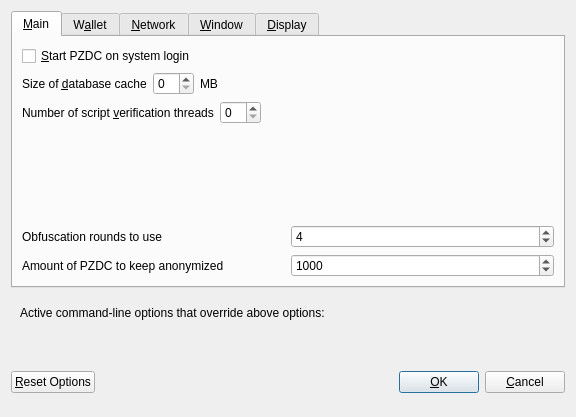
<?xml version="1.0" encoding="UTF-8"?>
<ui version="4.0">
 <class>OptionsDialog</class>
 <widget class="QDialog" name="OptionsDialog">
  <property name="geometry">
   <rect>
    <x>0</x>
    <y>0</y>
    <width>576</width>
    <height>417</height>
   </rect>
  </property>
  <property name="windowTitle">
   <string>Options</string>
  </property>
  <property name="modal">
   <bool>true</bool>
  </property>
  <layout class="QVBoxLayout" name="verticalLayout">
   <item>
    <widget class="QTabWidget" name="tabWidget">
     <property name="currentIndex">
      <number>0</number>
     </property>
     <widget class="QWidget" name="tabMain">
      <attribute name="title">
       <string>&amp;Main</string>
      </attribute>
      <layout class="QVBoxLayout" name="verticalLayout_Main">
       <item>
        <widget class="QCheckBox" name="bitcoinAtStartup">
         <property name="toolTip">
          <string>Automatically start PZDC after logging in to the system.</string>
         </property>
         <property name="text">
          <string>&amp;Start PZDC on system login</string>
         </property>
        </widget>
       </item>
       <item>
        <layout class="QHBoxLayout" name="horizontalLayout_2_Main">
         <item>
          <widget class="QLabel" name="databaseCacheLabel">
           <property name="text">
            <string>Size of &amp;database cache</string>
           </property>
           <property name="textFormat">
            <enum>Qt::PlainText</enum>
           </property>
           <property name="buddy">
            <cstring>databaseCache</cstring>
           </property>
          </widget>
         </item>
         <item>
          <widget class="QSpinBox" name="databaseCache"/>
         </item>
         <item>
          <widget class="QLabel" name="databaseCacheUnitLabel">
           <property name="text">
            <string>MB</string>
           </property>
           <property name="textFormat">
            <enum>Qt::PlainText</enum>
           </property>
          </widget>
         </item>
         <item>
          <spacer name="horizontalSpacer_2_Main">
           <property name="orientation">
            <enum>Qt::Horizontal</enum>
           </property>
           <property name="sizeHint" stdset="0">
            <size>
             <width>40</width>
             <height>20</height>
            </size>
           </property>
          </spacer>
         </item>
        </layout>
       </item>
       <item>
        <layout class="QHBoxLayout" name="horizontalLayout_3_Main">
         <item>
          <widget class="QLabel" name="threadsScriptVerifLabel">
           <property name="text">
            <string>Number of script &amp;verification threads</string>
           </property>
           <property name="textFormat">
            <enum>Qt::PlainText</enum>
           </property>
           <property name="buddy">
            <cstring>threadsScriptVerif</cstring>
           </property>
          </widget>
         </item>
         <item>
          <widget class="QSpinBox" name="threadsScriptVerif">
           <property name="toolTip">
            <string>(0 = auto, &lt;0 = leave that many cores free)</string>
           </property>
          </widget>
         </item>
         <item>
          <spacer name="horizontalSpacer_3_Main">
           <property name="orientation">
            <enum>Qt::Horizontal</enum>
           </property>
           <property name="sizeHint" stdset="0">
            <size>
             <width>40</width>
             <height>20</height>
            </size>
           </property>
          </spacer>
         </item>
        </layout>
       </item>
       <item>
        <spacer name="verticalSpacer_Main">
         <property name="orientation">
          <enum>Qt::Vertical</enum>
         </property>
         <property name="sizeHint" stdset="0">
          <size>
           <width>20</width>
           <height>40</height>
          </size>
         </property>
        </spacer>
       </item>
       <item>
        <layout class="QHBoxLayout" name="horizontalLayout_4_Main">
         <item>
          <widget class="QLabel" name="label">
           <property name="toolTip">
            <string>This setting determines the amount of individual masternodes that an input will be anonymized through.&lt;br/&gt;More rounds of anonymization gives a higher degree of privacy, but also costs more in fees.</string>
           </property>
           <property name="text">
            <string>Obfuscation rounds to use</string>
           </property>
          </widget>
         </item>
         <item>
          <widget class="QSpinBox" name="obfuscationRounds">
           <property name="minimum">
            <number>2</number>
           </property>
           <property name="maximum">
            <number>8</number>
           </property>
           <property name="value">
            <number>4</number>
           </property>
          </widget>
         </item>
        </layout>
       </item>
       <item>
        <layout class="QHBoxLayout" name="horizontalLayout">
         <item>
          <widget class="QLabel" name="label_2">
           <property name="toolTip">
            <string>This amount acts as a threshold to turn off Obfuscation once it's reached.</string>
           </property>
           <property name="statusTip">
            <string notr="true"/>
           </property>
           <property name="whatsThis">
            <string notr="true"/>
           </property>
           <property name="accessibleName">
            <string notr="true"/>
           </property>
           <property name="accessibleDescription">
            <string notr="true"/>
           </property>
           <property name="text">
            <string>Amount of PZDC to keep anonymized</string>
           </property>
          </widget>
         </item>
         <item>
          <widget class="QSpinBox" name="anonymizePzdc">
           <property name="minimum">
            <number>100</number>
           </property>
           <property name="maximum">
            <number>100000</number>
           </property>
           <property name="singleStep">
            <number>100</number>
           </property>
           <property name="value">
            <number>1000</number>
           </property>
          </widget>
         </item>
        </layout>
       </item>
      </layout>
     </widget>
     <widget class="QWidget" name="tabWallet">
      <attribute name="title">
       <string>W&amp;allet</string>
      </attribute>
      <layout class="QVBoxLayout" name="verticalLayout_Wallet">
       <item>
        <widget class="QGroupBox" name="groupBox">
         <property name="title">
          <string>Expert</string>
         </property>
         <layout class="QVBoxLayout" name="verticalLayout_2">
          <item>
           <widget class="QCheckBox" name="coinControlFeatures">
            <property name="toolTip">
             <string>Whether to show coin control features or not.</string>
            </property>
            <property name="text">
             <string>Enable coin &amp;control features</string>
            </property>
           </widget>
          </item>
          <item>
           <widget class="QCheckBox" name="showMasternodesTab">
            <property name="toolTip">
             <string>Show additional tab listing all your masternodes in first sub-tab&lt;br/&gt;and all masternodes on the network in second sub-tab.</string>
            </property>
            <property name="text">
             <string>Show Masternodes Tab</string>
            </property>
           </widget>
          </item>
          <item>
           <widget class="QCheckBox" name="spendZeroConfChange">
            <property name="toolTip">
             <string>If you disable the spending of unconfirmed change, the change from a transaction&lt;br/&gt;cannot be used until that transaction has at least one confirmation.&lt;br/&gt;This also affects how your balance is computed.</string>
            </property>
            <property name="text">
             <string>&amp;Spend unconfirmed change</string>
            </property>
           </widget>
          </item>
         </layout>
        </widget>
       </item>
       <item>
        <spacer name="verticalSpacer_Wallet">
         <property name="orientation">
          <enum>Qt::Vertical</enum>
         </property>
         <property name="sizeHint" stdset="0">
          <size>
           <width>20</width>
           <height>40</height>
          </size>
         </property>
        </spacer>
       </item>
      </layout>
     </widget>
     <widget class="QWidget" name="tabNetwork">
      <attribute name="title">
       <string>&amp;Network</string>
      </attribute>
      <layout class="QVBoxLayout" name="verticalLayout_Network">
       <item>
        <widget class="QCheckBox" name="mapPortUpnp">
         <property name="toolTip">
          <string>Automatically open the PZDC client port on the router. This only works when your router supports UPnP and it is enabled.</string>
         </property>
         <property name="text">
          <string>Map port using &amp;UPnP</string>
         </property>
        </widget>
       </item>
       <item>
        <widget class="QCheckBox" name="allowIncoming">
         <property name="toolTip">
          <string>Accept connections from outside</string>
         </property>
         <property name="text">
          <string>Allow incoming connections</string>
         </property>
        </widget>
       </item>
       <item>
        <widget class="QCheckBox" name="connectSocks">
         <property name="toolTip">
          <string>Connect to the PZDC network through a SOCKS5 proxy.</string>
         </property>
         <property name="text">
          <string>&amp;Connect through SOCKS5 proxy (default proxy):</string>
         </property>
        </widget>
       </item>
       <item>
        <layout class="QHBoxLayout" name="horizontalLayout_1_Network">
         <item>
          <widget class="QLabel" name="proxyIpLabel">
           <property name="text">
            <string>Proxy &amp;IP:</string>
           </property>
           <property name="textFormat">
            <enum>Qt::PlainText</enum>
           </property>
           <property name="buddy">
            <cstring>proxyIp</cstring>
           </property>
          </widget>
         </item>
         <item>
          <widget class="QValidatedLineEdit" name="proxyIp">
           <property name="minimumSize">
            <size>
             <width>140</width>
             <height>0</height>
            </size>
           </property>
           <property name="maximumSize">
            <size>
             <width>140</width>
             <height>16777215</height>
            </size>
           </property>
           <property name="toolTip">
            <string>IP address of the proxy (e.g. IPv4: 127.0.0.1 / IPv6: ::1)</string>
           </property>
          </widget>
         </item>
         <item>
          <widget class="QLabel" name="proxyPortLabel">
           <property name="text">
            <string>&amp;Port:</string>
           </property>
           <property name="textFormat">
            <enum>Qt::PlainText</enum>
           </property>
           <property name="buddy">
            <cstring>proxyPort</cstring>
           </property>
          </widget>
         </item>
         <item>
          <widget class="QLineEdit" name="proxyPort">
           <property name="minimumSize">
            <size>
             <width>55</width>
             <height>0</height>
            </size>
           </property>
           <property name="maximumSize">
            <size>
             <width>55</width>
             <height>16777215</height>
            </size>
           </property>
           <property name="toolTip">
            <string>Port of the proxy (e.g. 9050)</string>
           </property>
          </widget>
         </item>
         <item>
          <spacer name="horizontalSpacer_1_Network">
           <property name="orientation">
            <enum>Qt::Horizontal</enum>
           </property>
           <property name="sizeHint" stdset="0">
            <size>
             <width>40</width>
             <height>20</height>
            </size>
           </property>
          </spacer>
         </item>
        </layout>
       </item>
       <item>
        <spacer name="verticalSpacer_Network">
         <property name="orientation">
          <enum>Qt::Vertical</enum>
         </property>
         <property name="sizeHint" stdset="0">
          <size>
           <width>20</width>
           <height>40</height>
          </size>
         </property>
        </spacer>
       </item>
      </layout>
     </widget>
     <widget class="QWidget" name="tabWindow">
      <attribute name="title">
       <string>&amp;Window</string>
      </attribute>
      <layout class="QVBoxLayout" name="verticalLayout_Window">
       <item>
        <widget class="QCheckBox" name="minimizeToTray">
         <property name="toolTip">
          <string>Show only a tray icon after minimizing the window.</string>
         </property>
         <property name="text">
          <string>&amp;Minimize to the tray instead of the taskbar</string>
         </property>
        </widget>
       </item>
       <item>
        <widget class="QCheckBox" name="minimizeOnClose">
         <property name="toolTip">
          <string>Minimize instead of exit the application when the window is closed. When this option is enabled, the application will be closed only after selecting Quit in the menu.</string>
         </property>
         <property name="text">
          <string>M&amp;inimize on close</string>
         </property>
        </widget>
       </item>
       <item>
        <spacer name="verticalSpacer_Window">
         <property name="orientation">
          <enum>Qt::Vertical</enum>
         </property>
         <property name="sizeHint" stdset="0">
          <size>
           <width>20</width>
           <height>40</height>
          </size>
         </property>
        </spacer>
       </item>
      </layout>
     </widget>
     <widget class="QWidget" name="tabDisplay">
      <attribute name="title">
       <string>&amp;Display</string>
      </attribute>
      <layout class="QVBoxLayout" name="verticalLayout_Display">
       <item>
        <layout class="QHBoxLayout" name="horizontalLayout_1_Display">
         <item>
          <widget class="QLabel" name="langLabel">
           <property name="text">
            <string>User Interface &amp;language:</string>
           </property>
           <property name="textFormat">
            <enum>Qt::PlainText</enum>
           </property>
           <property name="buddy">
            <cstring>lang</cstring>
           </property>
          </widget>
         </item>
         <item>
          <widget class="QValueComboBox" name="lang">
           <property name="toolTip">
            <string>The user interface language can be set here. This setting will take effect after restarting PZDC.</string>
           </property>
          </widget>
         </item>
        </layout>
       </item>
       <item>
        <widget class="QLabel" name="label_3">
         <property name="toolTip">
          <string notr="true"/>
         </property>
         <property name="statusTip">
          <string notr="true"/>
         </property>
         <property name="whatsThis">
          <string notr="true"/>
         </property>
         <property name="accessibleName">
          <string notr="true"/>
         </property>
         <property name="text">
          <string>Language missing or translation incomplete? Help contributing translations here:
https://www.transifex.com/pzdc-project/pzdc-project-translations</string>
         </property>
         <property name="wordWrap">
          <bool>true</bool>
         </property>
         <property name="openExternalLinks">
          <bool>true</bool>
         </property>
         <property name="textInteractionFlags">
          <set>Qt::TextBrowserInteraction</set>
         </property>
        </widget>
       </item>
       <item>
        <layout class="QHBoxLayout" name="horizontalLayout_4_Display" stretch="0,0">
         <item>
          <widget class="QLabel" name="themeLabel">
           <property name="text">
            <string>User Interface Theme:</string>
           </property>
          </widget>
         </item>
         <item>
          <widget class="QValueComboBox" name="theme"/>
         </item>
        </layout>
       </item>
       <item>
        <widget class="Line" name="line">
         <property name="orientation">
          <enum>Qt::Horizontal</enum>
         </property>
        </widget>
       </item>
       <item>
        <layout class="QHBoxLayout" name="horizontalLayout_2_Display">
         <item>
          <widget class="QLabel" name="unitLabel">
           <property name="text">
            <string>&amp;Unit to show amounts in:</string>
           </property>
           <property name="textFormat">
            <enum>Qt::PlainText</enum>
           </property>
           <property name="buddy">
            <cstring>unit</cstring>
           </property>
          </widget>
         </item>
         <item>
          <widget class="QValueComboBox" name="unit">
           <property name="toolTip">
            <string>Choose the default subdivision unit to show in the interface and when sending coins.</string>
           </property>
          </widget>
         </item>
        </layout>
       </item>
       <item>
        <layout class="QHBoxLayout" name="horizontalLayout_5_Display">
         <item>
          <widget class="QLabel" name="digitsLabel">
           <property name="text">
            <string>Decimal digits</string>
           </property>
          </widget>
         </item>
         <item>
          <widget class="QValueComboBox" name="digits"/>
         </item>
        </layout>
       </item>
       <item>
        <layout class="QHBoxLayout" name="horizontalLayout_3_Display">
         <item>
          <widget class="QLabel" name="thirdPartyTxUrlsLabel">
           <property name="toolTip">
            <string>Third party URLs (e.g. a block explorer) that appear in the transactions tab as context menu items. %s in the URL is replaced by transaction hash. Multiple URLs are separated by vertical bar |.</string>
           </property>
           <property name="text">
            <string>Third party transaction URLs</string>
           </property>
           <property name="buddy">
            <cstring>thirdPartyTxUrls</cstring>
           </property>
          </widget>
         </item>
         <item>
          <widget class="QLineEdit" name="thirdPartyTxUrls">
           <property name="toolTip">
            <string>Third party URLs (e.g. a block explorer) that appear in the transactions tab as context menu items. %s in the URL is replaced by transaction hash. Multiple URLs are separated by vertical bar |.</string>
           </property>
          </widget>
         </item>
        </layout>
       </item>
       <item>
        <spacer name="verticalSpacer">
         <property name="orientation">
          <enum>Qt::Vertical</enum>
         </property>
         <property name="sizeHint" stdset="0">
          <size>
           <width>20</width>
           <height>40</height>
          </size>
         </property>
        </spacer>
       </item>
      </layout>
     </widget>
    </widget>
   </item>
   <item>
    <widget class="QFrame" name="frame">
     <layout class="QVBoxLayout" name="verticalLayout_Bottom">
      <item>
       <layout class="QHBoxLayout" name="horizontalLayout_Bottom">
        <item>
         <widget class="QLabel" name="overriddenByCommandLineInfoLabel">
          <property name="text">
           <string>Active command-line options that override above options:</string>
          </property>
          <property name="textFormat">
           <enum>Qt::PlainText</enum>
          </property>
         </widget>
        </item>
        <item>
         <spacer name="horizontalSpacer_Bottom">
          <property name="orientation">
           <enum>Qt::Horizontal</enum>
          </property>
          <property name="sizeHint" stdset="0">
           <size>
            <width>40</width>
            <height>20</height>
           </size>
          </property>
         </spacer>
        </item>
       </layout>
      </item>
      <item>
       <widget class="QLabel" name="overriddenByCommandLineLabel">
        <property name="text">
         <string/>
        </property>
        <property name="textFormat">
         <enum>Qt::PlainText</enum>
        </property>
        <property name="wordWrap">
         <bool>true</bool>
        </property>
       </widget>
      </item>
     </layout>
    </widget>
   </item>
   <item>
    <layout class="QHBoxLayout" name="horizontalLayout_Buttons">
     <item>
      <widget class="QPushButton" name="resetButton">
       <property name="toolTip">
        <string>Reset all client options to default.</string>
       </property>
       <property name="text">
        <string>&amp;Reset Options</string>
       </property>
       <property name="autoDefault">
        <bool>false</bool>
       </property>
      </widget>
     </item>
     <item>
      <spacer name="horizontalSpacer_1">
       <property name="orientation">
        <enum>Qt::Horizontal</enum>
       </property>
       <property name="sizeHint" stdset="0">
        <size>
         <width>40</width>
         <height>48</height>
        </size>
       </property>
      </spacer>
     </item>
     <item>
      <widget class="QLabel" name="statusLabel">
       <property name="minimumSize">
        <size>
         <width>200</width>
         <height>0</height>
        </size>
       </property>
       <property name="font">
        <font>
         <weight>75</weight>
         <bold>true</bold>
        </font>
       </property>
       <property name="text">
        <string/>
       </property>
       <property name="textFormat">
        <enum>Qt::PlainText</enum>
       </property>
       <property name="wordWrap">
        <bool>true</bool>
       </property>
      </widget>
     </item>
     <item>
      <spacer name="horizontalSpacer_2">
       <property name="orientation">
        <enum>Qt::Horizontal</enum>
       </property>
       <property name="sizeHint" stdset="0">
        <size>
         <width>40</width>
         <height>48</height>
        </size>
       </property>
      </spacer>
     </item>
     <item>
      <widget class="QPushButton" name="okButton">
       <property name="text">
        <string>&amp;OK</string>
       </property>
       <property name="autoDefault">
        <bool>false</bool>
       </property>
       <property name="default">
        <bool>true</bool>
       </property>
      </widget>
     </item>
     <item>
      <widget class="QPushButton" name="cancelButton">
       <property name="text">
        <string>&amp;Cancel</string>
       </property>
       <property name="autoDefault">
        <bool>false</bool>
       </property>
      </widget>
     </item>
    </layout>
   </item>
  </layout>
 </widget>
 <customwidgets>
  <customwidget>
   <class>QValidatedLineEdit</class>
   <extends>QLineEdit</extends>
   <header>qvalidatedlineedit.h</header>
  </customwidget>
  <customwidget>
   <class>QValueComboBox</class>
   <extends>QComboBox</extends>
   <header>qvaluecombobox.h</header>
  </customwidget>
 </customwidgets>
 <resources/>
 <connections/>
</ui>
